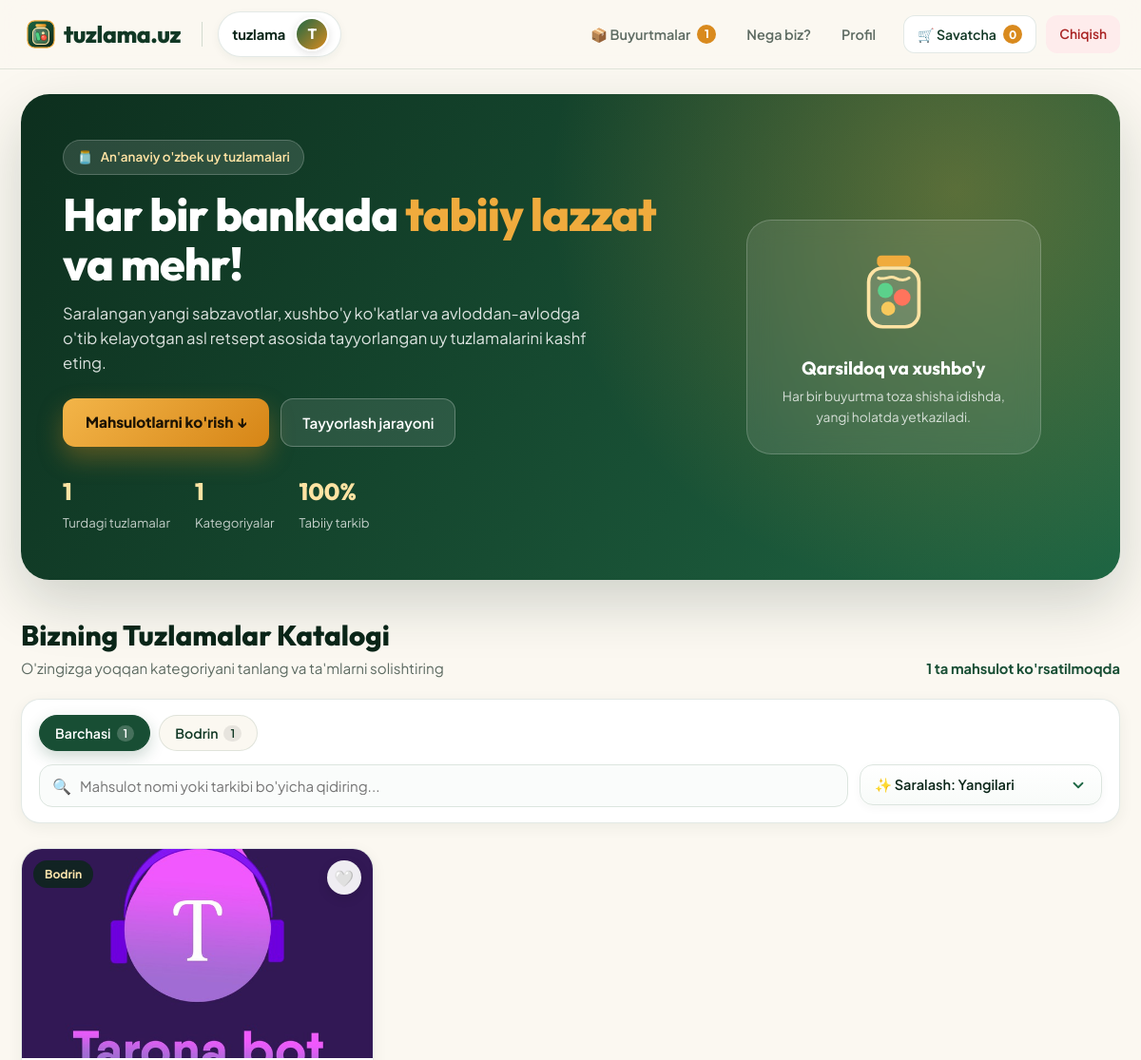
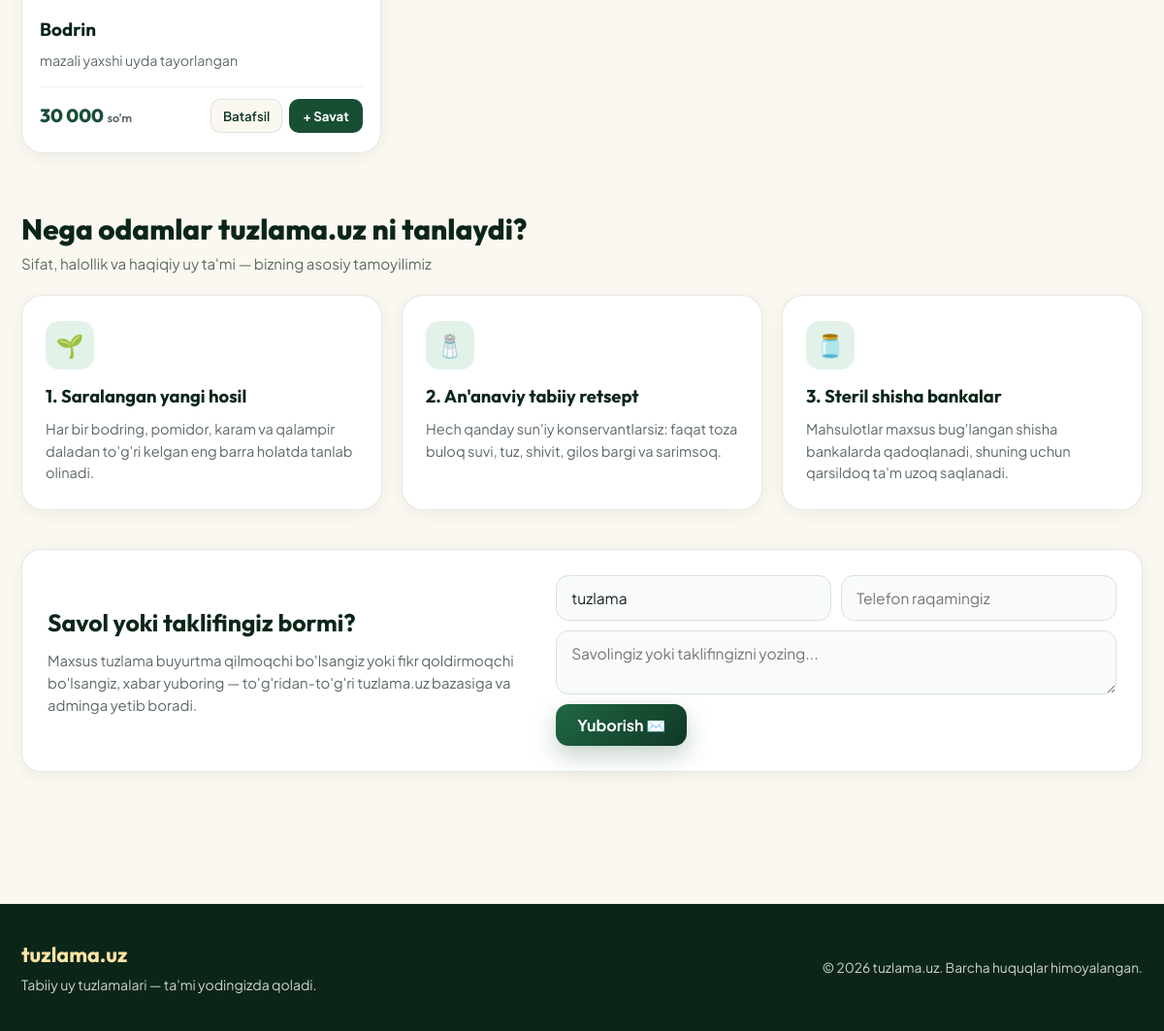
The page / (signed in) on the database its author committed (2 pictures, top to bottom).
### acaunts/models.py (models this page shows, shortened)
class Profile(models.Model):
    user = models.OneToOneField(User, on_delete=models.CASCADE, related_name='profile')
    ism = models.CharField(max_length=150, blank=True, verbose_name='Ism')
    familiya = models.CharField(max_length=150, blank=True, verbose_name='Familiya')
    telefon = models.CharField(max_length=30, blank=True, verbose_name='Telefon raqam')
    avatar = models.ImageField(upload_to='avatars/', blank=True, null=True, verbose_name='Avatar')
    class Meta:
        verbose_name = 'Profil'
        verbose_name_plural = 'Profillar'
    @property
    def display_name(self):
        return self.ism or self.user.first_name or self.user.username

### catigoriya/models.py (models this page shows, shortened)
class Catigoriya(models.Model):
    nom = models.CharField(max_length=150, unique=True, verbose_name='Nom')
    class Meta:
        verbose_name = 'Catigoriya'
        verbose_name_plural = 'Catigoriyalar'
        ordering = ['nom']

### produkt/models.py (models this page shows, shortened)
class Produkt(models.Model):
    nom = models.CharField(max_length=200, verbose_name='Nom')
    catigoriya = models.ForeignKey(
        Catigoriya,
        on_delete=models.CASCADE,
        related_name='produktlar',
        verbose_name='Catigoriyalar',
    )
    narx = models.DecimalField(max_digits=12, decimal_places=2, verbose_name='Narx')
    about = models.TextField(verbose_name='About')
    rasm = models.ImageField(upload_to='products/', verbose_name='Rasim')
    class Meta:
        verbose_name = 'Produkt'
        verbose_name_plural = 'Produktlar'
        ordering = ['-id']
    @property
    def formatted_narx(self):
        return format_uzs(self.narx)

### produkt/views.py (the view)
# urls.py: path('', views.home_view, name='home'),
@login_required
def home_view(request):
    profile = _get_or_create_profile(request.user)
    show_splash = request.session.pop('show_welcome_splash', False)
    categories = Catigoriya.objects.annotate(product_count=Count('produktlar'))
    products = (
        Produkt.objects.select_related('catigoriya')
        .annotate(avg_rating=Avg('izohlar__rating'), review_count=Count('izohlar', distinct=True))
        .all()
    )
    selected_category = request.GET.get('cat', '')
    search_query = request.GET.get('q', '').strip()
    if selected_category:
        products = products.filter(catigoriya_id=selected_category)
    if search_query:
        products = products.filter(nom__icontains=search_query)
    favorite_ids = list(
        Sevimli.objects.filter(user=request.user).values_list('produkt_id', flat=True)
    )
    cart_data = _serialize_user_cart(request.user)
    return render(request, 'produkt/home.html', {
        'profile': profile,
        'show_splash': show_splash,
        'categories': categories,
        'products': products,
        'selected_category': selected_category,
        'search_query': search_query,
        'total_products_count': Produkt.objects.count(),
        'favorite_ids_json': json.dumps(favorite_ids),
        'initial_cart_json': json.dumps(cart_data),
    })

### produkt/models.py (called while the page is built)
def format_uzs(value):
    val = Decimal(str(value or 0))
    if val == val.to_integral_value():
        return f"{int(val):,}".replace(",", " ")
    return f"{val:,.2f}".replace(",", " ")

### produkt/views.py (called while the page is built, shortened)
def _get_or_create_profile(user):
    profile, _ = Profile.objects.get_or_create(
        user=user,
        defaults={
            'ism': user.first_name or user.username,
            'familiya': user.last_name or '',
        },
    )
    return profile

def _serialize_user_cart(user):
    entries = (
        SavatchaItem.objects.filter(user=user)
        .select_related('produkt')
        .order_by('id')
    )
    items = []
    total_count = 0
    total_amount = Decimal('0')
    return {
        'items': items,
        'total_count': total_count,
        'total_amount': float(total_amount),
        'formatted_total': format_uzs(total_amount),
    }

### templates/produkt/home.html (shortened to what this page needs)
{% extends 'base.html' %}
{% load l10n %}
{% block extra_head %}
<link rel="stylesheet" href="https://cdn.jsdelivr.net/npm/leaflet@1.9.4/dist/leaflet.css">
{% endblock %}
{% block nav_actions %}
<button type="button" class="icon-pill-btn" onclick="openCartDrawer()">
    <span>🛒 Savatcha</span>
    <span class="cart-badge" id="navCartCount">0</span>
</button>
{% endblock %}
{% block content %}
<main class="main-container">
    <section class="hero-card">
        <div>
            <div class="hero-kicker">
                <span>🫙</span>
                <span>An'anaviy o'zbek uy tuzlamalari</span>
            </div>
            <h1 class="hero-title">
                Har bir bankada <span>tabiiy lazzat</span> va mehr!
            </h1>
            <p class="hero-text">
                Saralangan yangi sabzavotlar, xushbo'y ko'katlar va avloddan-avlodga o'tib kelayotgan
                asl retsept asosida tayyorlangan uy tuzlamalarini kashf eting.
            </p>
            <div class="hero-actions">
                <a href="#katalog" class="btn-amber">Mahsulotlarni ko'rish ↓</a>
                <a href="#biz-haqimizda" class="btn-ghost-light">Tayyorlash jarayoni</a>
            </div>
            <div class="hero-stats">
                <div class="hero-stat">
                    <strong>{{ total_products_count }}</strong>
                    <span>Turdagi tuzlamalar</span>
                </div>
                <div class="hero-stat">
                    <strong>{{ categories.count }}</strong>
                    <span>Kategoriyalar</span>
                </div>
                <div class="hero-stat">
                    <strong>100%</strong>
                    <span>Tabiiy tarkib</span>
                </div>
            </div>
        </div>
        <div class="hero-visual">
            <div class="hero-jar-card">
                <h3>Qarsildoq va xushbo'y</h3>
                <p>Har bir buyurtma toza shisha idishda, yangi holatda yetkaziladi.</p>
            </div>
        </div>
    </section>
    <section id="katalog">
        <div class="section-head">
            <div>
                <h2>Bizning Tuzlamalar Katalogi</h2>
                <p>O'zingizga yoqqan kategoriyani tanlang va ta'mlarni solishtiring</p>
            </div>
            <div id="visibleCounter" style="font-weight: 700; color: var(--emerald-800); font-size: 0.92rem;"></div>
        </div>
        <div class="filter-toolbar">
            <div class="category-pills" id="categoryPills">
                <button type="button" class="cat-pill active" data-cat="all">
                    <span>Barchasi</span>
                    <span class="cat-count">{{ total_products_count }}</span>
                </button>
                {% for cat in categories %}
                    <button type="button" class="cat-pill" data-cat="{{ cat.id }}">
                        <span>{{ cat.nom }}</span>
                        <span class="cat-count">{{ cat.product_count }}</span>
                    </button>
                {% endfor %}
            </div>
            <div class="search-sort-row">
                <div class="search-input-box">
                    <span class="search-icon">🔍</span>
                    <input type="text" id="searchInput" placeholder="Mahsulot nomi yoki tarkibi bo'yicha qidiring...">
                </div>
                <div class="custom-select" id="sortDropdown">
                    <button type="button" class="custom-select-trigger" id="sortTrigger" aria-haspopup="listbox" aria-expanded="false">
                        <span class="custom-select-value" id="sortDisplay">✨ Saralash: Yangilari</span>
                        <svg class="custom-select-chevron" viewBox="0 0 20 20" fill="none" stroke="currentColor" stroke-width="2" stroke-linecap="round" stroke-linejoin="round">
                            <path d="M5 7.5L10 12.5L15 7.5"/>
                        </svg>
                    </button>
                </div>
            </div>
        </div>
        {% if products %}
            <div class="products-grid" id="productsGrid">
                {% for product in products %}
                    <article class="product-card"
                             data-id="{{ product.id }}"
                             data-cat="{{ product.catigoriya.id }}"
                             data-cat-name="{{ product.catigoriya.nom }}"
                             data-name="{{ product.nom }}"
                             data-price="{{ product.narx|unlocalize }}"
                             data-formatted-price="{{ product.formatted_narx }}"
                             data-about="{{ product.about }}"
                             data-img="{{ product.rasm.url }}">
                        <div class="product-media" onclick="openProductModal(this.closest('.product-card'))">
                            <img src="{{ product.rasm.url }}" alt="{{ product.nom }}" loading="lazy">
                            <span class="product-cat-badge">{{ product.catigoriya.nom }}</span>
                            <button type="button"
                                    class="fav-btn"
                                    onclick="event.stopPropagation(); toggleFavorite({{ product.id }}, this)"
                                    title="Sevimlilarga qo'shish">🤍</button>
                        </div>
                        <div class="product-body">
                            <div style="display: flex; align-items: center; justify-content: space-between; gap: 8px; margin-bottom: 6px;">
                                <h3 class="product-title" style="margin-bottom: 0;">{{ product.nom }}</h3>
                            </div>
                            <p class="product-about">{{ product.about }}</p>
                            <div class="product-footer">
                                <div class="product-price">
                                    {{ product.formatted_narx }} <small>so'm</small>
                                </div>
                                <div class="product-btns">
                                    <button type="button" class="btn-detail" onclick="openProductModal(this.closest('.product-card'))">Batafsil</button>
                                    <button type="button" class="btn-add-cart" onclick="addToCart({{ product.id }})">+ Savat</button>
                                </div>
                            </div>
                        </div>
                    </article>
                {% endfor %}
            </div>
        {% endif %}
    </section>
    <section class="story-section" id="biz-haqimizda">
        <div class="section-head">
            <div>
                <h2>Nega odamlar tuzlama.uz ni tanlaydi?</h2>
                <p>Sifat, halollik va haqiqiy uy ta'mi — bizning asosiy tamoyilimiz</p>
            </div>
        </div>
        <div class="story-grid">
            <div class="story-card">
                <div class="story-icon">🌱</div>
                <h3>1. Saralangan yangi hosil</h3>
                <p>Har bir bodring, pomidor, karam va qalampir daladan to'g'ri kelgan eng barra holatda tanlab olinadi.</p>
            </div>
            <div class="story-card">
                <div class="story-icon">🧂</div>
                <h3>2. An'anaviy tabiiy retsept</h3>
                <p>Hech qanday sun'iy konservantlarsiz: faqat toza buloq suvi, tuz, shivit, gilos bargi va sarimsoq.</p>
            </div>
            <div class="story-card">
                <div class="story-icon">🫙</div>
                <h3>3. Steril shisha bankalar</h3>
                <p>Mahsulotlar maxsus bug'langan shisha bankalarda qadoqlanadi, shuning uchun qarsildoq ta'm uzoq saqlanadi.</p>
            </div>
        </div>
    </section>
    <section class="story-section" style="margin-top: 40px;">
        <div class="filter-toolbar" style="padding: 26px;">
            <div style="display: grid; grid-template-columns: 1fr 1.15fr; gap: 22px; align-items: center;">
                <div>
                    <h2 style="font-size: 1.55rem; color: var(--emerald-950); margin-bottom: 8px;">Savol yoki taklifingiz bormi?</h2>
                    <p style="color: var(--text-muted); font-size: 0.93rem;">
                        Maxsus tuzlama buyurtma qilmoqchi bo'lsangiz yoki fikr qoldirmoqchi bo'lsangiz, xabar yuboring — to'g'ridan-to'g'ri tuzlama.uz bazasiga va adminga yetib boradi.
                    </p>
                </div>
                <form id="contactFeedbackForm" onsubmit="submitContactFeedback(event)" style="display: flex; flex-direction: column; gap: 10px;">
                    <div style="display: grid; grid-template-columns: 1fr 1fr; gap: 10px;">
                        <input type="text" id="contactName" class="form-input" value="{{ profile.display_name }}" placeholder="Ismingiz" required>
                        <input type="tel" id="contactPhone" class="form-input" value="{{ profile.telefon }}" placeholder="Telefon raqamingiz">
                    </div>
                    <textarea id="contactMsg" class="form-input" rows="2" placeholder="Savolingiz yoki taklifingizni yozing..." required></textarea>
                    <button type="submit" class="btn-primary" style="width: auto; align-self: flex-start; padding: 11px 22px;">Yuborish ✉️</button>
                </form>
            </div>
        </div>
    </section>
</main>
<footer class="site-footer">
    <div class="footer-inner">
        <div>
            <strong style="font-family: 'Outfit', sans-serif; font-size: 1.35rem; color: #ffe3a3;">tuzlama.uz</strong>
            <p style="font-size: 0.88rem; margin-top: 4px;">Tabiiy uy tuzlamalari — ta'mi yodingizda qoladi.</p>
        </div>
        <div style="font-size: 0.86rem;">
            © 2026 tuzlama.uz. Barcha huquqlar himoyalangan.
        </div>
    </div>
</footer>
{% endblock %}

### templates/base.html (shortened to what this page needs)
{% load static %}
<!DOCTYPE html>
<html lang="uz">
<head>
    <link rel="stylesheet" href="{% static 'css/style.css' %}">
    {% block extra_head %}{% endblock %}
</head>
<body class="{% block body_class %}{% endblock %}">
{% block navbar %}
{% if user.is_authenticated %}
<header class="site-header">
    <div class="nav-container">
        <div class="nav-left">
            <a href="{% url 'home' %}"
               class="brand-btn"
               title="Bosh sahifaga o'tish">
                <img src="{% static 'img/favicon.svg' %}?v=2" alt="tuzlama.uz" style="width: 30px; height: 30px; border-radius: 8px; flex-shrink: 0;">
                <span>tuzlama.uz</span>
            </a>
            <a href="{% url 'profile' %}" class="user-chip" title="Profil sahifasiga o'tish">
                <span class="user-chip-name">{{ profile.display_name|default:user.username }}</span>
                {% if profile.avatar %}
                    <img src="{{ profile.avatar.url }}" alt="{{ profile.display_name }}" class="avatar-circle">
                {% else %}
                    <span class="avatar-circle">{{ profile.display_name|default:user.username|slice:":1"|upper }}</span>
                {% endif %}
            </a>
        </div>
        <div class="nav-right">
            <nav class="nav-links">
                <a href="{% url 'orders' %}" class="nav-link nav-orders-link {% if request.resolver_match.url_name == 'orders' %}active{% endif %}">
                    <span>📦 Buyurtmalar</span>
                    <span class="orders-nav-badge {% if not orders_badge_count %}hidden{% endif %}" id="navOrdersBadge">{{ orders_badge_count }}</span>
                </a>
                <a href="{% url 'home' %}#biz-haqimizda" class="nav-link">Nega biz?</a>
                <a href="{% url 'profile' %}" class="nav-link {% if request.resolver_match.url_name == 'profile' %}active{% endif %}">Profil</a>
            </nav>
            {% block nav_actions %}{% endblock %}
            <a href="{% url 'logout' %}" class="logout-btn">Chiqish</a>
        </div>
    </div>
</header>
{% endif %}
{% endblock %}
{% block content %}{% endblock %}
</body>
</html>

### rows shown on the page
Profile: display_name "tuzlama", display_name "T"
Catigoriya: nom "Bodrin", product_count "1"
Produkt: rasm (picture), catigoriya.nom "Bodrin", nom "Bodrin", about "mazali yaxshi uyda tayorlangan", formatted_narx "30 000"

### other values the page prints
{{ orders_badge_count }} "1"
{{ total_products_count }} "1"
{{ categories.count }} "1"
